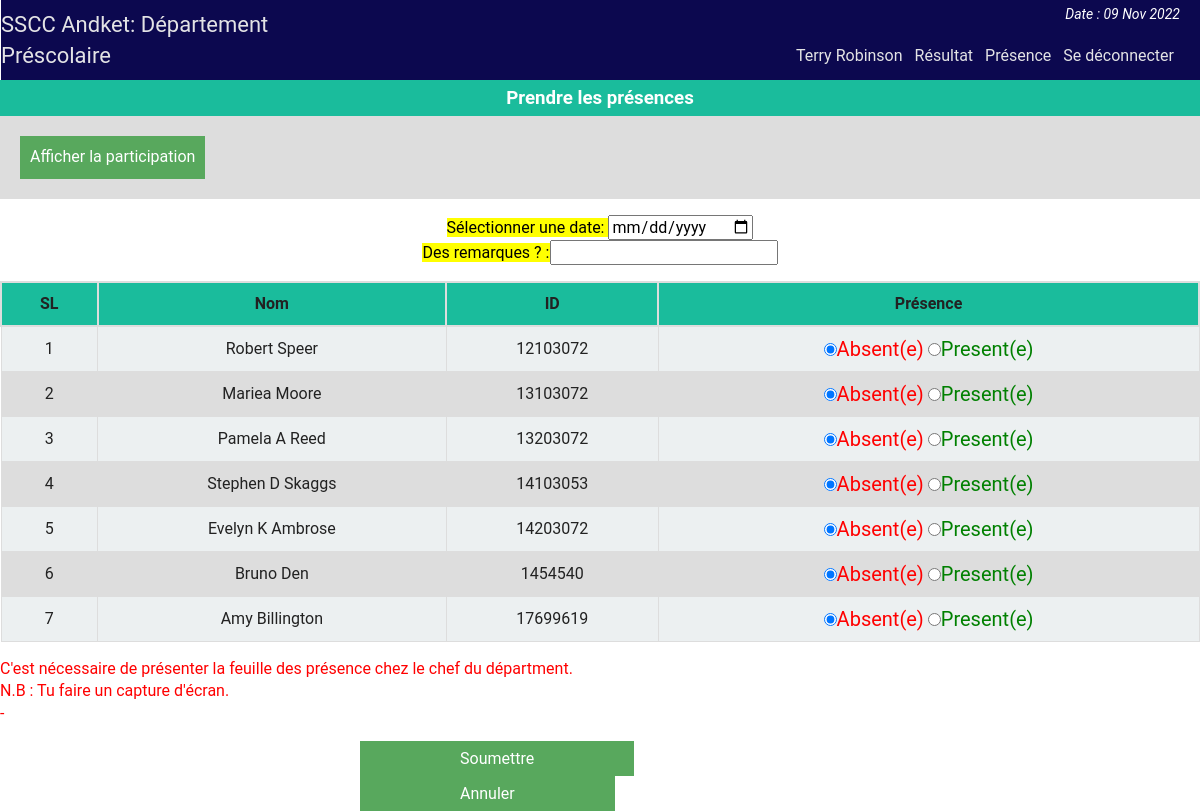
The page /prescolaire/professeur/att_take_prof.php (signed in) on the database its author committed.
### tables this page shows
CREATE TABLE IF NOT EXISTS `at_student` (
  `id` int NOT NULL AUTO_INCREMENT,
  `name` varchar(40) NOT NULL,
  `st_id` int NOT NULL,
  PRIMARY KEY (`id`)
);

### prescolaire/php/functions.php (called while the page is built, shortened)
<?php
	class login_registration_class{
		public function attn_student(){
			global $conn;
			$sql = "select * from at_student";
			$result = $conn->query($sql);
			return $result;
		}
	};
?>

### prescolaire/professeur/att_take_prof.php (the view, shortened to what this page needs)
<?php
	require "../php/config.php";
	require_once "../php/functions.php";
?>
<?php
include "../php/top_prof.php";
?>
<div class="all_student fix">
		<h3 style="text-align:center;color:#fff;margin:0;padding:5px;background:#1abc9c"> Prendre les présences</h3>
		<div  class="fix" style="background:#ddd;padding:20px;">
			<span style="text-align:center;"><a style="color:#fff;" href="att_view_prof.php"> <button style="background:#58A85D;border:none;color:#fff;padding:10px;">Afficher la participation</button></a></span>
		</div>
	<form action="" method="post">
		<p style="text-align:center;color:#34495e;">
			<mark>Sélectionner une date: <input type="date" name="attndate" required/></mark><br/>
			<mark>Des remarques ? :<input type="text" name=""></mark>
		</p>
		<table class="tab_one" style="text-align:center;">
			<tr>
				<th style="text-align:center;">SL</th>
				<th style="text-align:center;">Nom</th>
				<th style="text-align:center;">ID</th>
				<th style="text-align:center;">Présence</th>
			</tr>
			<?php
			$i=0;
				$alluser = $user->attn_student();
				while($rows = $alluser->fetch_assoc()){
				$i++;
		?>
			<tr>
				<td><?php echo $i;?></td>
				<td><?php echo $rows['name'];?></td>
				<td><?php echo $rows['st_id'];?></td>
				<td>
					<label style="color:red;font-size:20px"><input type="radio" name="attn[<?php echo $rows['st_id'];?>]" value="absent" checked/>Absent(e)</label>
					<label style="color:green;font-size:20px"> <input type="radio" name="attn[<?php echo $rows['st_id'];?>]" value="present" />Present(e)</label>
				</td>
			</tr>
			<?php } ?>
		</table>
		<p style="color:red ">C'est nécessaire de présenter la feuille des présence chez le chef du départment.<br/>
		N.B : Tu faire un capture d'écran.<br/>
		-</p>
		<span style="margin-left:360px;"><input style="<text-align:right></text-align:right>;background:#58A85D;border:none;color:#fff;padding:8px 100px;" type="submit" name="Submit" value="Soumettre" /></span>
		<a href="prof_profile.php">
			<span style="margin-left:360px;"><input style="<text-align:right></text-align:right>;background:#58A85D;border:none;color:#fff;padding:8px 100px;" type="button" name="Submit" value="Annuler" /></span>
		</a>
	</form>
</div>

### prescolaire/css/main.css (style rules this page uses)
html { color: #222; font-size: 1em; line-height: 1.4; }
a { text-decoration:none; }
.fix { overflow:hidden; }
body { font-family:roboto !important; background:url(../img/ptrn.png) repeat fixed; }
.st_reg th, td { padding: 8px; }
table.tab_one { width:100%; }
table.tab_one th { background:#1abc9c; padding:10px; font-weight:bold; text-align:left; }
table.tab_one td { border:1px solid #ddd; padding:8px; }
table.tab_one tr:nth-child(odd) { background:#ddd; }
table.tab_one tr:nth-child(even) { background:#ecf0f1; }
.all_student { min-height:450px; }
table.att_tab tr,td,th { border:2px solid #ddd; border-collapse:collapse; padding:8px; }

### rows shown on the page
at_student: name "Robert Speer", st "12103072"
at_student: name "Mariea Moore", st "13103072"
at_student: name "Pamela A Reed", st "13203072"
at_student: name "Stephen D Skaggs", st "14103053"
at_student: name "Evelyn K Ambrose", st "14203072"
at_student: name "Bruno Den", st "1454540"
at_student: name "Amy Billington", st "17699619"

### other values the page prints
$fname "Terry Robinson"
